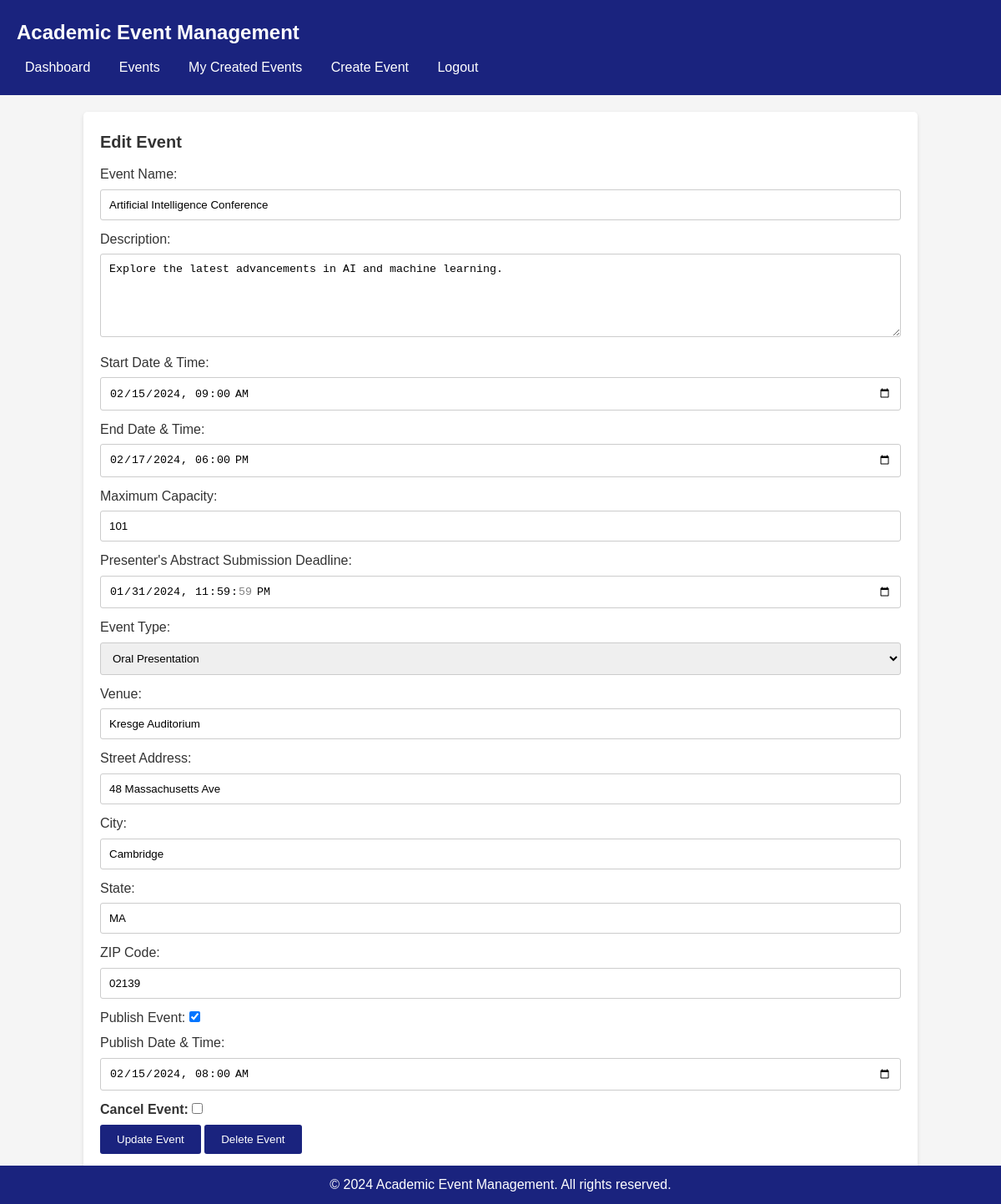
The page /edit_event.php?event_id=1 (signed in) on the database its author committed.
### tables this page shows
CREATE TABLE IF NOT EXISTS `Event` (
    Event_ID INT PRIMARY KEY AUTO_INCREMENT,
    Event_Type_ID INT,
    Location_ID INT,
    U_ID INT,
    Start_Date_Time DATETIME,
    End_Date_Time DATETIME,
    Max_Capacity INT,
    Presenter_Deadline DATETIME,
    Event_Name VARCHAR(255),
    F_Date_Time DATETIME,
    Created_At DATETIME,
    Is_Published BOOLEAN,
    Description TEXT,
    Status ENUM('Open', 'Full', 'Closed', 'Cancelled') DEFAULT 'Open',
    FOREIGN KEY (Event_Type_ID) REFERENCES Event_Type(Event_Type_ID),
    FOREIGN KEY (Location_ID) REFERENCES Location(Location_ID),
    FOREIGN KEY (U_ID) REFERENCES U(U_ID)
);

CREATE TABLE IF NOT EXISTS Location (
    Location_ID INT PRIMARY KEY AUTO_INCREMENT,
    Venue VARCHAR(255),
    Street_Address VARCHAR(255),
    City VARCHAR(255),
    State VARCHAR(255),
    Zip_Code VARCHAR(10)
);

### edit_event.php (the view, shortened to what this page needs)
<?php
require_once 'db_connection.php';
$organizer_id = $_SESSION["user_id"];
$event_id = $_GET["event_id"];
$sql = "SELECT * FROM `Event` WHERE Event_ID = $event_id AND U_ID = $organizer_id";
$result = $conn->query($sql);
if ($result->num_rows == 1) {
    $event = $result->fetch_assoc();
} else {
    header("Location: organizer_events.php");
    exit();
}
?>
<!DOCTYPE html>
<html>
<head>
    <link rel="stylesheet" type="text/css" href="css/style.css">
</head>
<body>
    <header>
        <h1>Academic Event Management</h1>
        <nav>
            <ul>
                <li><a href="dashboard.php">Dashboard</a></li>
                <li><a href="events.php">Events</a></li>
                <li><a href="organizer_events.php">My Created Events</a></li>
                <li><a href="create_event.php">Create Event</a></li>
                <li><a href="logout.php">Logout</a></li>
            </ul>
        </nav>
    </header>
    <main>
        <h2>Edit Event</h2>
        <form action="edit_event.php?event_id=<?php echo $event_id; ?>" method="POST">
            <label for="event_name">Event Name:</label>
            <input type="text" id="event_name" name="event_name" value="<?php echo $event['Event_Name']; ?>" required>
            <label for="description">Description:</label>
            <textarea id="description" name="description" required><?php echo $event['Description']; ?></textarea>
            <label for="start_datetime">Start Date & Time:</label>
            <input type="datetime-local" id="start_datetime" name="start_datetime" value="<?php echo $event['Start_Date_Time']; ?>" required>
            <label for="end_datetime">End Date & Time:</label>
            <input type="datetime-local" id="end_datetime" name="end_datetime" value="<?php echo $event['End_Date_Time']; ?>" required>
            <label for="max_capacity">Maximum Capacity:</label>
            <input type="number" id="max_capacity" name="max_capacity" value="<?php echo $event['Max_Capacity']; ?>" required>
            <label for="presenter_deadline">Presenter's Abstract Submission Deadline:</label>
            <input type="datetime-local" id="presenter_deadline" name="presenter_deadline" value="<?php echo $event['Presenter_Deadline']; ?>" required>
            <label for="event_type">Event Type:</label>
            <select id="event_type" name="event_type" required>
                <?php
                $event_type_sql = "SELECT Event_Type_ID, Type_Name FROM Event_Type";
                $event_type_result = $conn->query($event_type_sql);
                if ($event_type_result->num_rows > 0) {
                    while ($event_type_row = $event_type_result->fetch_assoc()) {
                        $selected = ($event_type_row['Event_Type_ID'] == $event['Event_Type_ID']) ? 'selected' : '';
                        echo "<option value='" . $event_type_row['Event_Type_ID'] . "' $selected>" . $event_type_row['Type_Name'] . "</option>";
                    }
                }
                ?>
            </select>
            <?php
            $location_sql = "SELECT * FROM Location WHERE Location_ID = {$event['Location_ID']}";
            $location_result = $conn->query($location_sql);
            $location = $location_result->fetch_assoc();
            ?>
            <label for="venue">Venue:</label>
            <input type="text" id="venue" name="venue" value="<?php echo $location['Venue']; ?>" required>
            <label for="street_address">Street Address:</label>
            <input type="text" id="street_address" name="street_address" value="<?php echo $location['Street_Address']; ?>" required>
            <label for="city">City:</label>
            <input type="text" id="city" name="city" value="<?php echo $location['City']; ?>" required>
            <label for="state">State:</label>
            <input type="text" id="state" name="state" value="<?php echo $location['State']; ?>" required>
            <label for="zip_code">ZIP Code:</label>
            <input type="text" id="zip_code" name="zip_code" value="<?php echo $location['Zip_Code']; ?>" required>
            <label for="is_published">Publish Event:
            <input type="checkbox" id="is_published" name="is_published" <?php if ($event['Is_Published']) echo 'checked'; ?>></label>
            <label for="publish_datetime">Publish Date & Time:</label>
            <input type="datetime-local" id="publish_datetime" name="publish_datetime" value="<?php echo $event['F_Date_Time']; ?>">
            <h4>
            <label for="is_canceled">Cancel Event:
            <input type="checkbox" id="is_canceled" name="is_canceled" <?php if ($event['Status'] == 'Cancelled') echo 'checked'; ?>></label></h4>
            <button type="submit">Update Event</button>
            <button type="submit" name="delete_event">Delete Event</button>
        </form>
    </main>
    <footer>
        <p>&copy; 2024 Academic Event Management. All rights reserved.</p>
    </footer>
</body>
</html>

### css/style.css (style rules this page uses)
* { margin: 0; padding: 0; box-sizing: border-box; }
body { font-family: Arial, sans-serif; background-color: #f5f5f5; color: #333; line-height: 1.6; }
header { background-color: #1a237e; color: #fff; padding: 20px; }
h1 { font-size: 24px; margin-bottom: 10px; }
nav ul { list-style: none; }
nav ul li { display: inline-block; margin-right: 10px; }
nav ul li a { color: #fff; text-decoration: none; padding: 5px 10px; border-radius: 3px; transition: background-color 0.3s ease; }
main { max-width: 1000px; margin: 20px auto; background-color: #fff; padding: 20px; border-radius: 5px; box-shadow: 0 2px 5px rgba(0, 0, 0, 0.1); }
h2 { font-size: 20px; margin-bottom: 10px; }
form { margin-bottom: 20px; }
label { display: block; margin-bottom: 5px; }
input[type="text"], input[type="email"], input[type="password"], input[type="tel"], input[type="number"], input[type="datetime-local"], textarea, select { width: 100%; padding: 10px; border: 1px solid #ccc; border-radius: 3px; margin-bottom: 10px; }
textarea { height: 100px; }
button { background-color: #1a237e; color: #fff; border: none; padding: 10px 20px; border-radius: 3px; cursor: pointer; transition: background-color 0.3s ease; }
footer { background-color: #1a237e; color: #fff; padding: 10px; text-align: center; position: fixed; left: 0; bottom: 0; width: 100%; }

### rows shown on the page
event: event_name "Artificial Intelligence Conference", description "Explore the latest advancements in AI and machine learning.", start_datetime "02/15/2024 09:00", end_datetime "02/17/2024 18:00", max_capacity "101", presenter_deadline "01/31/2024 23:59:59", Is_Published "☑", publish_datetime "02/15/2024 08:00"
location: venue "Kresge Auditorium", street_address "48 Massachusetts Ave", city "Cambridge", state "MA", zip_code "02139"

### other values the page prints
form field event_type "Oral Presentation"
